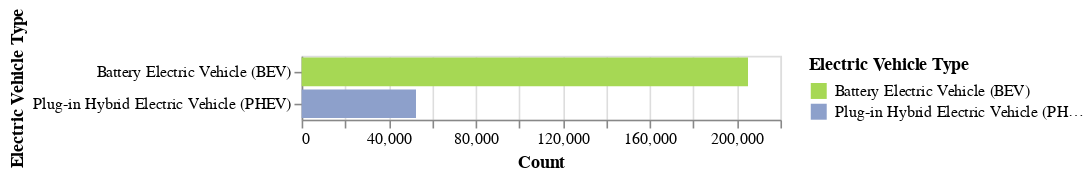

The notebook cell this image was saved under:
### Code cell
# Simple bar chart showing number of BEVs and PHEVs in WA
alt.Chart(summary).mark_bar().encode(
    y = 'Electric Vehicle Type',
    x = 'Count', 
    color = alt.Color('Electric Vehicle Type', scale = alt.Scale(range = ['#a6d854', '#8da0cb'])), 
    tooltip = ['Count']
)

### Figure 1 — Vega-Lite specification as saved in the notebook (floating-point values rounded to 4 significant figures)
{"config": {"view": {"continuousWidth": 300, "continuousHeight": 300}}, "data": {"name": "data-5d88723e2b54bc11d2b7d4b2b738503a"}, "mark": {"type": "bar"}, "encoding": {"color": {"field": "Electric Vehicle Type", "scale": {"range": ["#a6d854", "#8da0cb"]}, "type": "nominal"}, "tooltip": [{"field": "Count", "type": "quantitative"}], "x": {"field": "Count", "type": "quantitative"}, "y": {"field": "Electric Vehicle Type", "type": "nominal"}}, "$schema": "https://vega.github.io/schema/vega-lite/v5.20.1.json", "datasets": {"data-5d88723e2b54bc11d2b7d4b2b738503a": [{"Electric Vehicle Type": "Battery Electric Vehicle (BEV)", "Count": 205095}, {"Electric Vehicle Type": "Plug-in Hybrid Electric Vehicle (PHEV)", "Count": 52540}]}}
